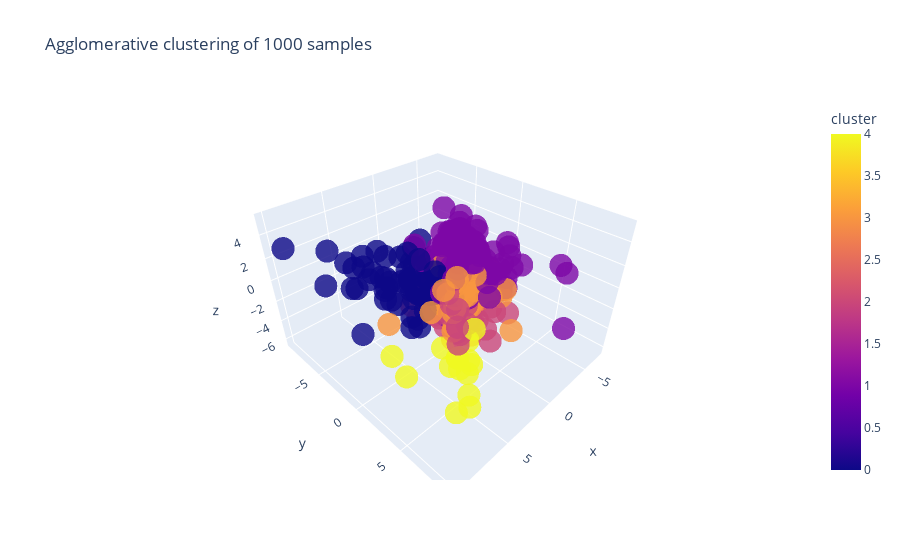

The cell this chart's notebook holds for it:
### Code cell
import numpy as np
# Select a random subset of samples
np.random.seed(42)
subset_indices = np.random.choice(X_pca.shape[0], size=1000, replace=False)
X_subset = X_pca[subset_indices]

# Run hierarchical clustering on the subset of data
model = sklearn.cluster.AgglomerativeClustering(n_clusters=5, compute_full_tree=True)
Z = model.fit_predict(X_subset)

# Plot the dendrogram
import plotly.express as px

px.scatter_3d(
	x=X_subset[:, 0],
	y=X_subset[:, 1],
	z=X_subset[:, 2],
	color=model.labels_,
	opacity=0.8,
	labels={"color": "cluster"},
	title="Agglomerative clustering of 1000 samples",
)

### Figure 1 — Plotly figure (JSON) as saved in the notebook; plotly's stock layout.template omitted (floating-point values rounded to 4 significant figures; data arrays with more than 128 entries replaced by an {"elided": "..."} marker saying what was removed)
{"data": [{"hovertemplate": "x=%{x}<br>y=%{y}<br>z=%{z}<br>cluster=%{marker.color}<extra></extra>", "legendgroup": "", "marker": {"color": {"elided": "1000 int values"}, "coloraxis": "coloraxis", "opacity": 0.8, "symbol": "circle"}, "mode": "markers", "name": "", "scene": "scene", "showlegend": false, "type": "scatter3d", "x": {"elided": "1000 float values"}, "y": {"elided": "1000 float values"}, "z": {"elided": "1000 float values"}}], "layout": {"coloraxis": {"colorbar": {"title": {"text": "cluster"}}, "colorscale": [[0, "#0d0887"], [0.1111, "#46039f"], [0.2222, "#7201a8"], [0.3333, "#9c179e"], [0.4444, "#bd3786"], [0.5556, "#d8576b"], [0.6667, "#ed7953"], [0.7778, "#fb9f3a"], [0.8889, "#fdca26"], [1, "#f0f921"]]}, "legend": {"tracegroupgap": 0}, "scene": {"domain": {"x": [0, 1], "y": [0, 1]}, "xaxis": {"title": {"text": "x"}}, "yaxis": {"title": {"text": "y"}}, "zaxis": {"title": {"text": "z"}}}, "title": {"text": "Agglomerative clustering of 1000 samples"}}}
